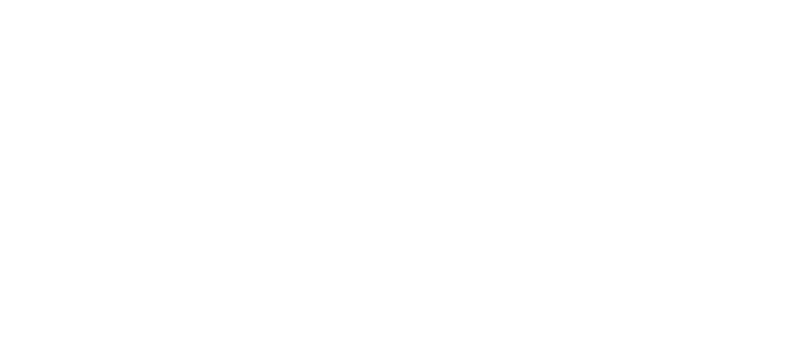
Frame 1 (no input)
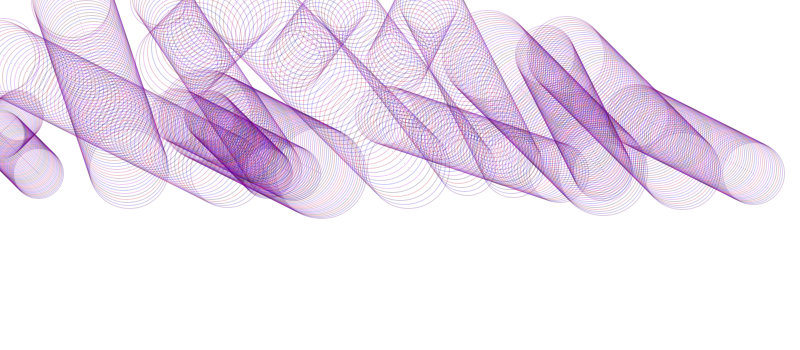
Frame 60 (the mouse pressed at the canvas centre just before this capture)
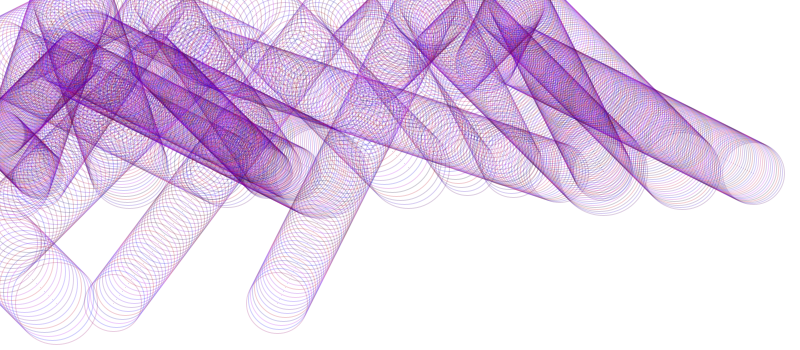
Frame 120 (the mouse held since frame 60 and released just before this capture)

The Processing sketch that drew these frames (run headless with seeded random() and noise(); from frame 60 on, the mouse is pressed at the canvas centre):

// Processing sketch: processing_91455
// ── processing_91455.pde

//Lauren Lee
//Creative computing
//For loops and arrays
//February 26 2013

//variables
int numbersquares = 15;
int[] xpos = new int[numbersquares];
int[] ypos = new int[numbersquares];
int[] xspeed = new int[numbersquares];
int[] yspeed = new int[numbersquares];
int[] sizes = new int[numbersquares];
int time_change = 27000; //timer

//establishment
void setup() {
  size(800,350);
  background(255);
  smooth();
  noStroke();
  noFill();
  for (int i=0; i<numbersquares; i++) {
    xpos[i] = int(random(1,width));
    ypos[i] = int(random(175,height/2));
    xspeed[i] = int(random(1,5));
    yspeed[i] = int(random(1,5));
    sizes[i] = int( random(50,100));
  }
}

//pattern making
void draw() {
//motion
  for (int i = 0; i<numbersquares; i++) {
    xpos[i] += -xspeed[i];
    ypos[i] += -yspeed[i];
   
//boundaries     
    if ((xpos[i] > width) || (xpos[i]<0)) {
      xspeed[i] *= -1; 
    }
    if ((ypos[i] > height) || (ypos[i]<0)) {
      yspeed[i] *= -1;   
    }
   
//moving circles
    ellipse(xpos[i], ypos[i], sizes[i], sizes[i]);
    strokeWeight(1);
    point(xpos[i], ypos[i]);
  }

//change after certain amt of time
  int timer = millis();
  println(timer);
  int current_time = millis();
  if(current_time > time_change) {
    stroke(255,255,255,50);
  } else {
    stroke(random(200), 0, random(255),50);  
}
}
